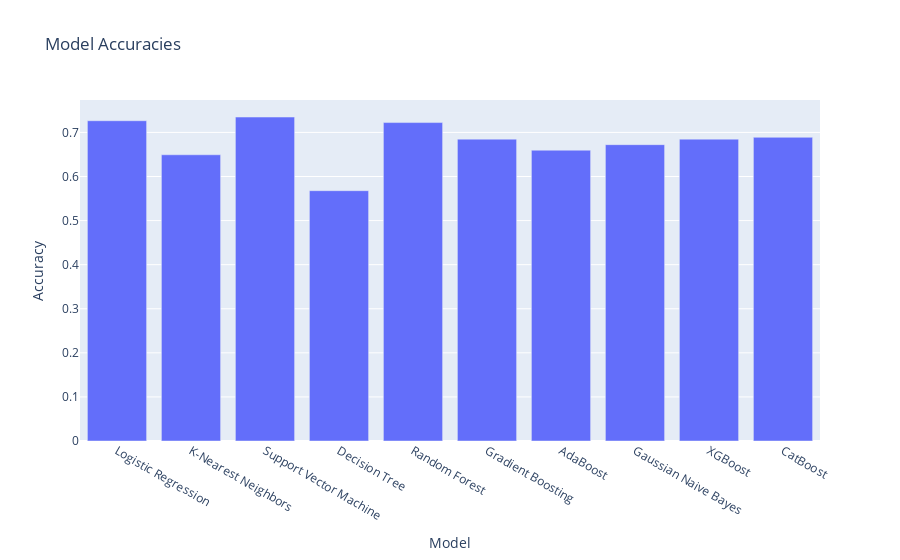

This figure's notebook cell:
### Code cell
# Creating models
import numpy as np
from sklearn.linear_model import LogisticRegression
from sklearn.neighbors import KNeighborsClassifier
from sklearn.svm import SVC
from sklearn.tree import DecisionTreeClassifier
from sklearn.ensemble import RandomForestClassifier, GradientBoostingClassifier, AdaBoostClassifier
from sklearn.naive_bayes import GaussianNB
from xgboost import XGBClassifier
from catboost import CatBoostClassifier


classification_models = {
    'Logistic Regression': LogisticRegression(),
    'K-Nearest Neighbors': KNeighborsClassifier(),
    'Support Vector Machine': SVC(),
    'Decision Tree': DecisionTreeClassifier(),
    'Random Forest': RandomForestClassifier(),
    'Gradient Boosting': GradientBoostingClassifier(),
    'AdaBoost': AdaBoostClassifier(),
    'Gaussian Naive Bayes': GaussianNB(),
    'XGBoost': XGBClassifier(),
    'CatBoost': CatBoostClassifier(silent=True)
}

model_names = []
accuracies = []

for name, clf in classification_models.items():
    clf.fit(X_train, y_train)
    score = clf.score(X_test, y_test)
    model_names.append(name)
    accuracies.append(score)
    print(f'{name} accuracy: {score:.2f}')

# Create a DataFrame for model accuracies
df_models = pd.DataFrame({'Model': model_names, 'Accuracy': accuracies})

# Plot model accuracies
import plotly.express as px
fig = px.bar(df_models, x='Model', y='Accuracy', title='Model Accuracies')
fig.show()

### Figure 1 — Plotly figure (JSON) as saved in the notebook; plotly's stock layout.template omitted (floating-point values rounded to 4 significant figures)
{"data": [{"alignmentgroup": "True", "hovertemplate": "Model=%{x}<br>Accuracy=%{y}<extra></extra>", "legendgroup": "", "marker": {"color": "#636efa", "pattern": {"shape": ""}}, "name": "", "offsetgroup": "", "orientation": "v", "showlegend": false, "textposition": "auto", "type": "bar", "x": ["Logistic Regression", "K-Nearest Neighbors", "Support Vector Machine", "Decision Tree", "Random Forest", "Gradient Boosting", "AdaBoost", "Gaussian Naive Bayes", "XGBoost", "CatBoost"], "xaxis": "x", "y": [0.7265, 0.6493, 0.7349, 0.5678, 0.7223, 0.6848, 0.6597, 0.6722, 0.6848, 0.6889], "yaxis": "y"}], "layout": {"barmode": "relative", "legend": {"tracegroupgap": 0}, "title": {"text": "Model Accuracies"}, "xaxis": {"anchor": "y", "domain": [0, 1], "title": {"text": "Model"}}, "yaxis": {"anchor": "x", "domain": [0, 1], "title": {"text": "Accuracy"}}}}
